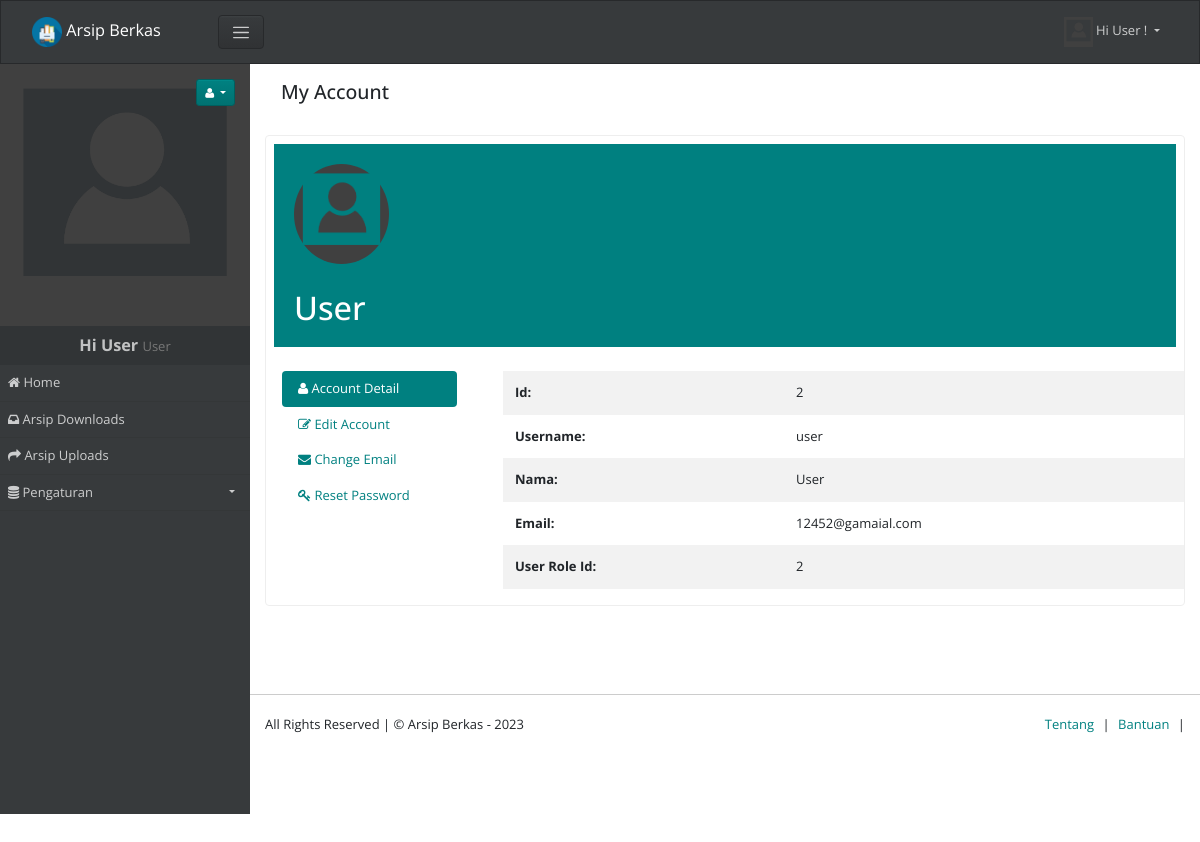
/account (signed in), run on the app's committed database.
### tables this page shows
CREATE TABLE `pengguna` (
  `id` int(15) NOT NULL,
  `username` varchar(25) NOT NULL,
  `password` varchar(255) DEFAULT NULL,
  `nama` varchar(35) NOT NULL,
  `email` varchar(500) NOT NULL,
  `photo` varchar(500) NOT NULL,
  `login_session_key` varchar(255) DEFAULT NULL,
  `email_status` varchar(255) DEFAULT NULL,
  `password_expire_date` datetime DEFAULT '2021-08-24 00:00:00',
  `password_reset_key` varchar(255) DEFAULT NULL,
  `user_role_id` int(11) NOT NULL
);

### index.php (called while the page is built, shortened)
<?php
	require(HELPERS_DIR . 'Functions.php');
	require(SYSTEM_DIR . 'BaseView.php');
	$page = new Router;
	$page->init();

### app/models/PDODb.php (called while the page is built, shortened)
<?php
class PDODb
{
    private $connectionParams = array(
        'type' => 'mysql',
        'host' => null,
        'username' => null,
        'password' => null,
        'dbname' => null,
        'port' => null,
        'charset' => null
    );
    private $groupBy = array();
    private $orderBy = array();
    private $params = array();
    private $pdo;
    private $prefix = '';
    private $query = '';
    private $queryOptions = array();
    private $returnType = PDO::FETCH_ASSOC;
    private $useGenerator = false;
    public function __construct($type, $host = null, $username = null, $password = null, $dbname = null, $port = null, $charset = null)
    {
        if (is_array($type)) {
            $this->connectionParams = $type;
        }
		elseif (is_object($type)) {
            $this->pdo = $type;
        }
		else {
            foreach ($this->connectionParams as $key => $param) {
                if (isset($$key) && !is_null($$key)) {
                    $this->connectionParams[$key] = $$key;
                }
            }
        }
    }
    public function connect()
    {
		$dbType = strtolower($this->connectionParams['type']);
		if($dbType == 'sqlite'){
			$this->fieldQuote = '"';
			$connectionString = 'sqlite:'.$this->connectionParams['dbname'];
			$this->pdo = new PDO($connectionString);
		}
		else{
			$connectionString = $this->connectionParams['type'].':';
			$connectionParams = ['host', 'dbname', 'port'];
			foreach ($connectionParams as $connectionParam) {
				if (!empty($this->connectionParams[$connectionParam])) {
					$connectionString .= $connectionParam.'='.$this->connectionParams[$connectionParam].';';
				}
			}
			$connectionString = rtrim($connectionString, ';');
			$options = array(
				PDO::ATTR_ERRMODE => PDO::ERRMODE_EXCEPTION,
				PDO::ATTR_PERSISTENT => false
			);
			$this->pdo = new PDO($connectionString, $this->connectionParams['username'], $this->connectionParams['password'], $options);
			$charset = $this->connectionParams['charset'];
			if(!empty($charset)){
				$this->pdo->query("SET NAMES '$charset'");
			}
		}
    }
    private function buildCondition($operator, $conditions)
    {
        if (empty($conditions)) {
            return;
        }
        $this->query .= ' '.$operator;
        foreach ($conditions as $cond) {
            list ($concat, $varName, $operator, $val) = $cond;
            $this->query .= " ".$concat." ".$varName;
            switch (strtolower($operator)) {
                default:
                    if (is_array($val)) {
                        $this->params = array_merge($this->params, $val);
                    } elseif ($val === null) {
                        $this->query .= ' '.$operator." NULL";
                    } elseif ($val != 'DBNULL' || $val == '0') {
                        $this->query .= $this->buildPair($operator, $val);
                    }
            }
        }
    }
    protected function buildGroupBy()
    {
        if (empty($this->groupBy)) {
            return;
        }
        $this->query .= " GROUP BY ";
        $this->query = rtrim($this->query, ', ')." ";
    }
    private function buildLimit($numRows)
    {
        if (!isset($numRows)) {
            return;
        }
		$dbType = $this->connectionParams['type'];
		if($dbType == 'sqlsrv'){
			if (is_array($numRows)) {
				$limit = $numRows[1];
				$offset = intval($numRows[0]);
				$orderby = null;
				if(empty($this->orderBy)){
					$orderby = " ORDER BY(SELECT NULL)";
				}
				$this->query .= "$orderby OFFSET $offset ROWS FETCH NEXT $limit ROWS ONLY";
			}
		}
		else{
			if (is_array($numRows)) {
				$this->query .= ' LIMIT '.(int) $numRows[1].' OFFSET '.(int) $numRows[0];
			}
			else {
				$this->query .= ' LIMIT '.(int) $numRows;
			}
		}
	}
    private function buildOrderBy()
    {
        if (empty($this->orderBy)) {
            return;
        }
        $this->query .= " ORDER BY ";
        $this->query = rtrim($this->query, ', ')." ";
    }
    private function buildPair($operator, $value)
    {
        if (!is_object($value)) {
            $this->params[] = $value;
            return ' '.$operator.' ? ';
        }
        $subQuery = $value->getSubQuery();
        return " ".$operator." (".$subQuery['query'].") ".$subQuery['alias'];
    }
    private function buildQuery($numRows, $tableData = null)
    {
		$this->params = [];
        return $this->prepare();
    }
    private function buildResult($stmt)
    {
		if ($stmt->columnCount () == 0){
			return $stmt->rowCount();
		}
		else{
			if ($this->useGenerator) {
				return $this->buildResultGenerator($stmt);
			}
			else {
				return $stmt->fetchAll($this->returnType);
			}
		}
    }
    private function determineType($item)
    {
        switch (gettype($item)) {
            case 'integer':
                return PDO::PARAM_INT;
        }
    }
    private function getTableName($tableName)
    {
        return strpos($tableName, '.') !== false ? $tableName : $this->prefix.$tableName;
    }
    public function get($tableName, $numRows = null, $columns = '*')
    {
        $column = is_array($columns) ? implode(', ', $columns) : $columns;
		$dbType = $this->connectionParams['type'];
		$queryOptions = implode(' ', $this->queryOptions);
		$sqlsrvTop = "";
        $this->query = "SELECT $queryOptions $sqlsrvTop $column FROM " . $this->getTableName($tableName);
		$stmt = $this->buildQuery($numRows);
        $stmt->execute();
        $result = $this->buildResult($stmt);
        return $result;
    }
    public function getOne($tableName, $columns = '*')
    {
        $result = $this->get($tableName, 1, $columns);
        if ($this->useGenerator) {
            return $result->current() ? $result->current() : false;
        } else {
            return $result ? $result[0] : false;
        }
    }
    public function pdo()
    {
        if (!$this->pdo) {
            $this->connect();
        }
        return $this->pdo;
    }
    private function prepare()
    {
		$query = $this->query;
        $stmt = $this->pdo()->prepare($query);
        foreach ($this->params as $key => $value) {
            $stmt->bindValue(is_int($key) ? $key + 1 : ':'.$key, $value, $this->determineType($value));
        }
        return $stmt;
    }
    public function rawQuery($query, $params = null)
    {
        $this->query = $query;
        $stmt = $this->prepare();
        if ($stmt) {
            $stmt->execute();
            $result              = $this->buildResult($stmt);
        } else {
            $result = null;
        }
        return $result;
    }
    private function reset()
    {
        $this->groupBy         = [];
        $this->orderBy         = [];
        $this->params          = [];
        $this->query           = '';
        $this->queryOptions    = [];
    }
    public function setReturnType($returnType)
    {
        $this->returnType = $returnType;
        return $this;
    }
}

### app/views/partials/account/view.php (shortened to what this page needs)
<?php
$can_edit = ACL::is_allowed("pengguna/edit");
?>
<?php
$page_element_id = "view-page-" . random_str();
$current_page = $this->set_current_page_link();
$data = $this->view_data;
$show_header = $this->show_header;
?>
<section class="page" id="<?php echo $page_element_id; ?>" data-page-type="view"  data-display-type="table" data-page-url="<?php print_link($current_page); ?>">
    <?php
    if( $show_header == true ){
    ?>
    <div  class="bg-light p-3 mb-3">
        <div class="container">
            <div class="row ">
                <div class="col ">
                    <h4 class="record-title">My Account</h4>
                </div>
            </div>
        </div>
    </div>
    <?php
    }
    ?>
    <div  class="">
        <div class="container">
            <div class="row ">
                <div class="col-md-12 comp-grid">
                    <div  class="card animated fadeIn page-content">
                        <?php
                        if(!empty($data)){
                        ?>
                        <div class="bg-primary m-2 mb-4">
                            <div class="profile">
                                <div class="avatar">
                                    <?php
                                    if(!empty(USER_PHOTO)){
                                    Html::page_img(USER_PHOTO, 100, 100);
                                    }
                                    ?>
                                </div>
                                <h1 class="title mt-4"><?php echo $data['username']; ?></h1>
                            </div>
                        </div>
                        <div class="row">
                            <div class="col-md-3">
                                <div class="mx-3 mb-3">
                                    <ul class="nav nav-pills flex-column text-left">
                                        <li class="nav-item">
                                            <a data-toggle="tab" href="#AccountPageView" class="nav-link active">
                                                <i class="fa fa-user"></i> Account Detail
                                            </a>
                                        </li>
                                        <li class="nav-item">
                                            <a data-toggle="tab" href="#AccountPageEdit" class="nav-link">
                                                <i class="fa fa-edit"></i> Edit Account
                                            </a>
                                        </li>
                                        <li class="nav-item">
                                            <a data-toggle="tab" href="#AccountPageChangeEmail" class="nav-link">
                                                <i class="fa fa-envelope"></i> Change Email
                                            </a>
                                        </li>
                                        <li class="nav-item">
                                            <a data-toggle="tab" href="#AccountPageChangePassword" class="nav-link">
                                                <i class="fa fa-key"></i> Reset Password
                                            </a>
                                        </li>
                                    </ul>
                                </div>
                            </div>
                            <div class="col-sm-9">
                                <div class="mb-3">
                                    <div class="tab-content">
                                        <div class="tab-pane show active fade" id="AccountPageView" role="tabpanel">
                                            <table class="table table-hover table-borderless table-striped">
                                                <tbody class="page-data" id="page-data-<?php echo $page_element_id; ?>">
                                                    <tr  class="td-id">
                                                        <th class="title"> Id: </th>
                                                        <td class="value"> <?php echo $data['id']; ?></td>
                                                    </tr>
                                                    <tr  class="td-username">
                                                        <th class="title"> Username: </th>
                                                        <td class="value">
                                                            <span <?php if($can_edit){ ?> data-value="<?php echo $data['username']; ?>"
                                                                class="is-editable" <?php } ?>>
                                                                <?php echo $data['username']; ?>
                                                            </span>
                                                        </td>
                                                    </tr>
                                                    <tr  class="td-nama">
                                                        <th class="title"> Nama: </th>
                                                        <td class="value">
                                                            <span <?php if($can_edit){ ?> data-value="<?php echo $data['nama']; ?>"
                                                                class="is-editable" <?php } ?>>
                                                                <?php echo $data['nama']; ?>
                                                            </span>
                                                        </td>
                                                    </tr>
                                                    <tr  class="td-email">
                                                        <th class="title"> Email: </th>
                                                        <td class="value"> <?php echo $data['email']; ?></td>
                                                    </tr>
                                                    <tr  class="td-user_role_id">
                                                        <th class="title"> User Role Id: </th>
                                                        <td class="value">
                                                            <span <?php if($can_edit){ ?> data-source='<?php print_link('api/json/account_user_role_id_option_list'); ?>'
                                                                class="is-editable" <?php } ?>>
                                                                <?php echo $data['user_role_id']; ?>
                                                            </span>
                                                        </td>
                                                    </tr>
                                                </tbody>
                                            </table>
                                        </div>
                                    </div>
                                </div>
                            </div>
                        </div>
                        <?php
                        }
                        ?>
                    </div>
                </div>
            </div>
        </div>
    </div>
</section>

### assets/css/custom-style.css (style rules this page uses)
body { margin: 0; padding: 0; overflow-x: hidden; }
td, th { position:relative; }
.nav a.nav-link { position: relative; }
.table tr td { vertical-align: middle !important; }
.table { margin-bottom: 0; }
.table-borderless tbody tr td, .table-borderless tbody tr th, .table-borderless thead tr th { border: none; }
h1, h2, h3, h4, h5 { margin: 0; padding: 0; }
.profile { padding: 20px; }
.profile .title { text-transform: capitalize; color: #fff; }
body { padding-top:50px; }

### data on the page
pengguna: username "User", id "2", username "user", nama "User", email "12452@gamaial.com", user_role "2"

### other printed values
SITE_NAME "Arsip Berkas"
USER_NAME "User"
ACL::$user_role "User"
$menuobj['label'] "Home"
$menuobj['label'] "Arsip Downloads"
$menuobj['label'] "Arsip Uploads"
$menuobj['label'] "Pengaturan"
